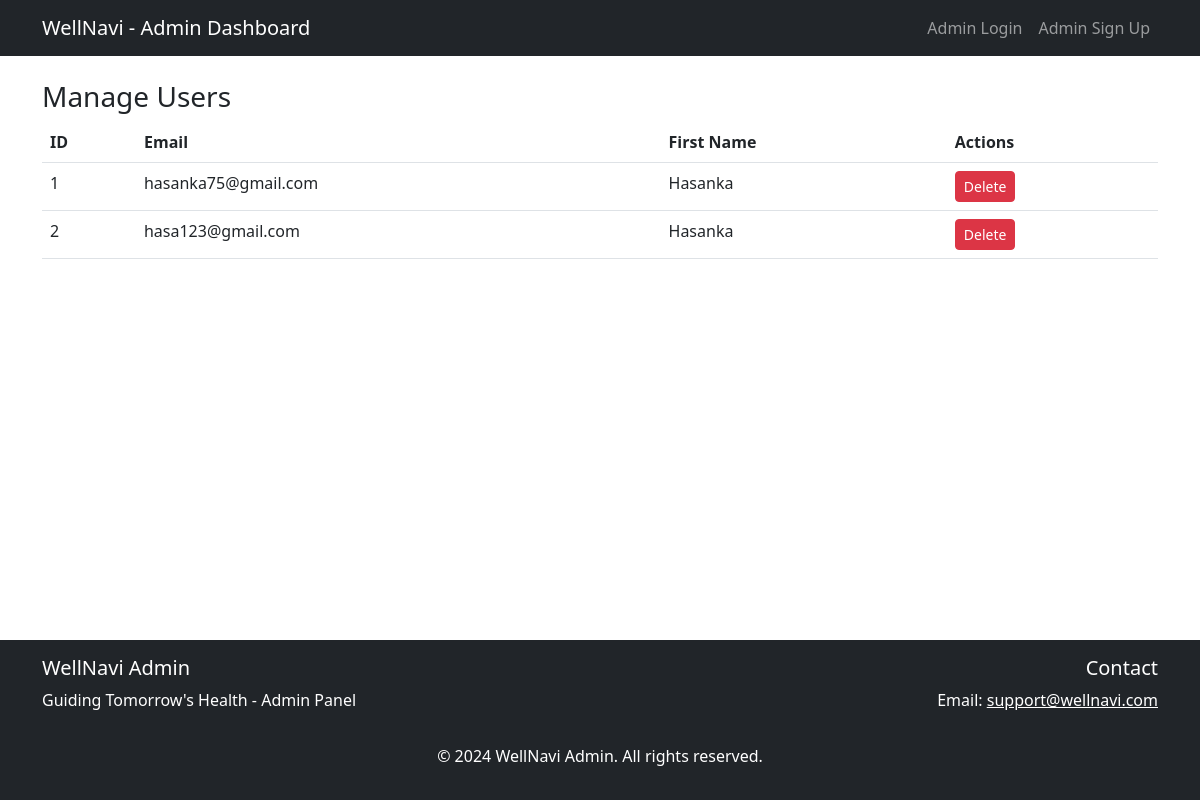
The page /manage_users (signed in) on the database as committed earlier.
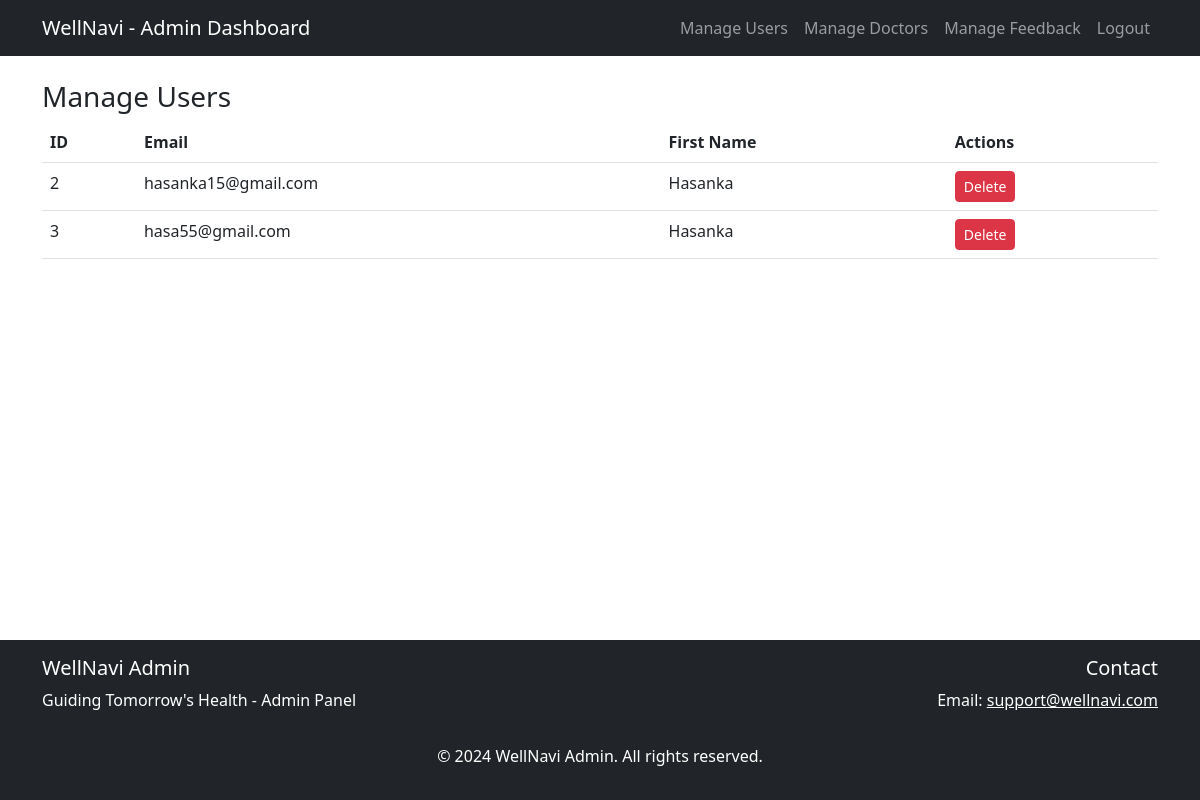
The same page on the database as committed later.
### website/models.py (models this page shows)
class User(db.Model, UserMixin):
    id = db.Column(db.Integer, primary_key=True)
    email = db.Column(db.String(150), unique=True, nullable=False)
    password = db.Column(db.String(150), nullable=False)
    first_name = db.Column(db.String(150), nullable=False)
    notes = db.relationship('Note', backref='user', passive_deletes=True)
    appointments = db.relationship('Appointment', backref='user', passive_deletes=True)

### website/views.py (the view)
@views.route('/manage_users')
@login_required
def manage_users():
    users = User.query.all()
    return render_template('manage_users.html', users=users, user=current_user)

### website/__init__.py (called while the page is built)
def create_app():
    app = Flask(__name__)
    app.config['SECRET_KEY'] = 'hjshjhdjah kjshkjdhjs'
    app.config['SQLALCHEMY_DATABASE_URI'] = f'sqlite:///{DB_NAME}'
    db.init_app(app)
    from .views import views
    from .auth import auth
    app.register_blueprint(views, url_prefix='/')
    app.register_blueprint(auth, url_prefix='/')
    from .models import User, Note, Admin
    with app.app_context():
        create_database(app)
    login_manager = LoginManager()
    login_manager.login_view = 'auth.login'
    login_manager.init_app(app)
    @login_manager.user_loader
    def load_user(user_id):
        admin = Admin.query.get(int(user_id))
        if admin:
            return admin
        return User.query.get(int(user_id))
    return app

### website/templates/manage_users.html
{% extends "adminbase.html" %} {% block title %}Manage Users{% endblock %} {%
block content %}
<h3>Manage Users</h3>
{% if users %}
<table class="table">
  <thead>
    <tr>
      <th>ID</th>
      <th>Email</th>
      <th>First Name</th>
      <th>Actions</th>
    </tr>
  </thead>
  <tbody>
    {% for user in users %}
    <tr>
      <td>{{ user.id }}</td>
      <td>{{ user.email }}</td>
      <td>{{ user.first_name }}</td>
      <td>
        <form
          action="{{ url_for('views.delete_user', user_id=user.id) }}"
          method="POST"
          style="display: inline"
          onsubmit="return confirm('Are you sure you want to delete this user?');"
        >
          <button type="submit" class="btn btn-danger btn-sm">Delete</button>
        </form>
      </td>
    </tr>
    {% endfor %}
  </tbody>
</table>
{% else %}
<p>No users found.</p>
{% endif %} {% endblock %}

Rows that differ between the two databases and show on the page:
removed User: id "1", email "hasanka75@gmail.com", first_name "Hasanka"
changed User id 2: email "hasa123@gmail.com" → "hasanka15@gmail.com"
added User: id "3", email "hasa55@gmail.com", first_name "Hasanka"
Other text that changed with them:
text no longer shown: "Admin Login Admin Sign Up"
text now shown: "Manage Users Manage Doctors Manage Feedback Logout"
